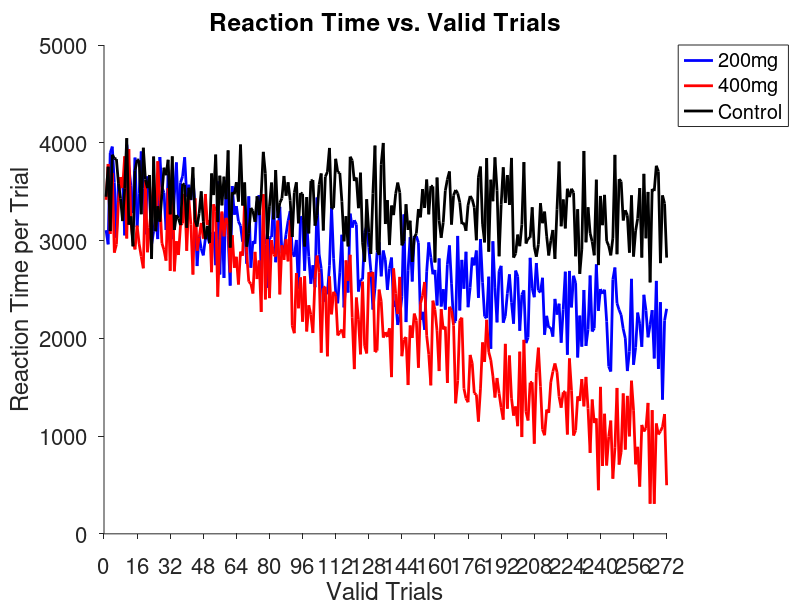

This figure's MATLAB source:
%Assignment 1
%In this assignment, we analyze and plot data from a learning experiment
%with three participants (one with 200mg of caffeine, one with 400mg of
%caffeine, and one as a control).
%First, we compute the reaction time (dependent variable) per participant
%in each trial (200mg of caffeine, 400mg of caffeine, and control).
%Second, we identify valid trials by removing negative values from
%each participant's data.
%Finally, we plot the valid data via line graph, comparing all groups to
%each other. The black line indicates control group, blue line is 200mg
%caffeine, and red is 400mg caffeine.
%Dependencies/assumptions: NaN
%6/6/19

%% 0 Initialization ("Birth")
%Step 1: "Blank slate"
clear all %Clear memory
close all %Closes open figures
clc %Clear command history

%Step 2: Load data
load('Assignment1_data.mat')

%Step 3: Priors: List all variables used in the code
%Variables to compute reaction times
overallRespTime200 = data_caffeine_200; %Define overall response time for 200mg participant
onsetTimeofStim200 = stimTime_caffeine_200; %Define onset time of stimulus for 200mg participant
overallRespTime400 = data_caffeine_400; %Define overall response time for 400mg participant
onsetTimeofStim400 = stimTime_caffeine_400; %Define onset time of stimulus for 400mg participant
overallRespTimecontrol = data_control; %Define overall response time for control participant
onsetTimeofStimcontrol = stimTime_control; %Define onset time of stimulus for control participant

%Variables to identify valid trials
amountofTrials200 = 300; %The total amount of trials in the 200mg participant
amountofTrials400 = 300; %The total amount of trials in the 400mg participant
amountofTrialsControl = 300; %The total amount of trials in the control participant
validTrials200 = []; %Empty space for the valid trials for the 200mg participant
validTrials400 = []; %Empty space for the valid trials for the 400mg participant
validTrialsControl = []; %Empty space for the valid trials for the control participant

%Graphing variables
lW = 2; %Line width for each line of graph
fS = 16; %General fontsize for graph
startPoint = 0; %Start point for x-axis (valid trials)
endPoint = 272; %End point for x-axis (valid trials)
%% 1 Compute reaction times (per trial and participant)
%Reaction time = overall response time (for given trial) - onset time of stim

reactionTime200 = overallRespTime200 - onsetTimeofStim200 %Reaction time for 200mg participant
reactionTime400 = overallRespTime400 - onsetTimeofStim400 %Reaction time for 400mg participant
reactionTimeControl = overallRespTimecontrol - onsetTimeofStimcontrol %Reaction time for control participant

%% 2 Identifying valid trials by removing negative trials
%Nested loop: Initializing new variable of trialNum(per participant) and
%setting it equal to 1 through the amount of trials in each condition to go
%through all trials.
%Find all reaction times greater than 0 and create new dataset with
%validTrials(per participant) without the negative trials.

%Identifying valid trials for 200mg participant
for trialNum200 = 1:amountofTrials200
    if reactionTime200(trialNum200) > 0
        validTrials200 = [validTrials200 ; reactionTime200(trialNum200)]
    end
end

%Identifying valid trials for 400mg participant
for trialNum400 = 1:amountofTrials400
    if reactionTime400(trialNum400) > 0
        validTrials400 = [validTrials400 ; reactionTime400(trialNum400)]
    end
end

%Identify valid trials for control participant
for trialNumControl = 1:amountofTrialsControl
    if reactionTimeControl(trialNumControl) > 0
        validTrialsControl = [validTrialsControl ; reactionTimeControl(trialNumControl)]
    end
end

%% 3 Plot valid data
%Set a handle for the figure and open a blank, white canvas.

allTrials = figure; %Open a canvas to draw on, explicitly, with handle
set(allTrials, 'Color', 'w') %Open as a white background
hold on %If you don't hold on, the new plotting command will erase what is
%currently on the figure

%Plot all three participant's data together on a graph
%Each participant's line of data is plotted from 1(startPoint) to the
%length of the valid amount of trials and color coded. The line width is
%also specified to be 2 pixels.
allTrials = plot(1:length(validTrials200), validTrials200, 'Color', 'b', 'LineWidth', lW)
allTrials = plot(1:length(validTrials400), validTrials400, 'Color', 'r', 'LineWidth', lW)
allTrials = plot(1:length(validTrialsControl), validTrialsControl, 'Color', 'k', 'LineWidth', lW)

%Graph customizations
xlabel('Valid Trials') %X-axis label
ylabel('Reaction Time per Trial') %Y-axis label
title('Reaction Time vs. Valid Trials') %Title of graph
legend('200mg', '400mg', 'Control', 'Location', 'NorthEastOutside') %Legend description and location
xlim([startPoint endPoint]) %Limit of x-axis
%Setting x-axis tick marks to start at 0, end at 272, and occur in
%increments of 16.
set(gca,'Xtick',startPoint:16:endPoint)
%Setting x-axis tick mark labels to start at 0, end at 272, and occur in
%increments of 16.
set(gca,'XtickLabel',(startPoint:16:endPoint))
set(gca,'FontSize', fS) %Setting font size for all graph labels
set(gca,'TickDir', 'out') %Setting tick marks to be outside of graph
shg %Show graph

%% Fin







